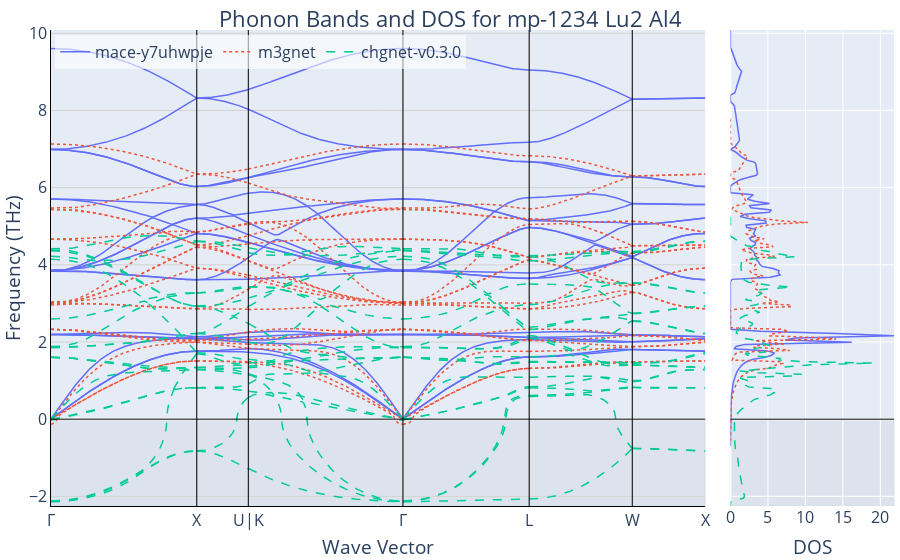

Here is the notebook cell this chart was saved with:
### Code cell
# %% plot all results into one figure

bs_dict = {
    model_key: doc.phonon_bandstructure for model_key, doc in results[mp_id].items()
}
dos_dict = {model_key: doc.phonon_dos for model_key, doc in results[mp_id].items()}


fig_bs_dos = plot_phonon_bands_and_dos(bs_dict, dos_dict)
fig_bs_dos.layout.title.update(
    text=f"Phonon Bands and DOS for {mp_id} {struct_mp.formula}", x=0.5, y=0.98
)
fig_bs_dos.layout.margin.update(l=0, r=0, b=0, t=30)
fig_bs_dos.show()
